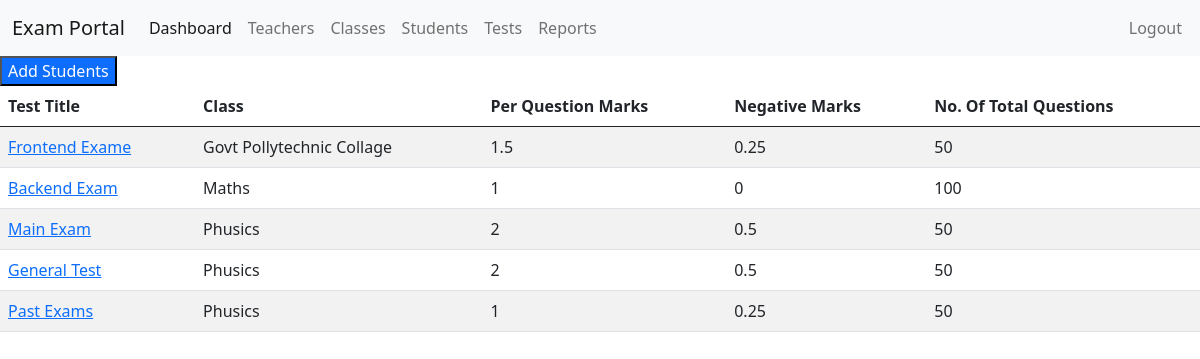
Page /tests.php (signed in) on the earlier database version.
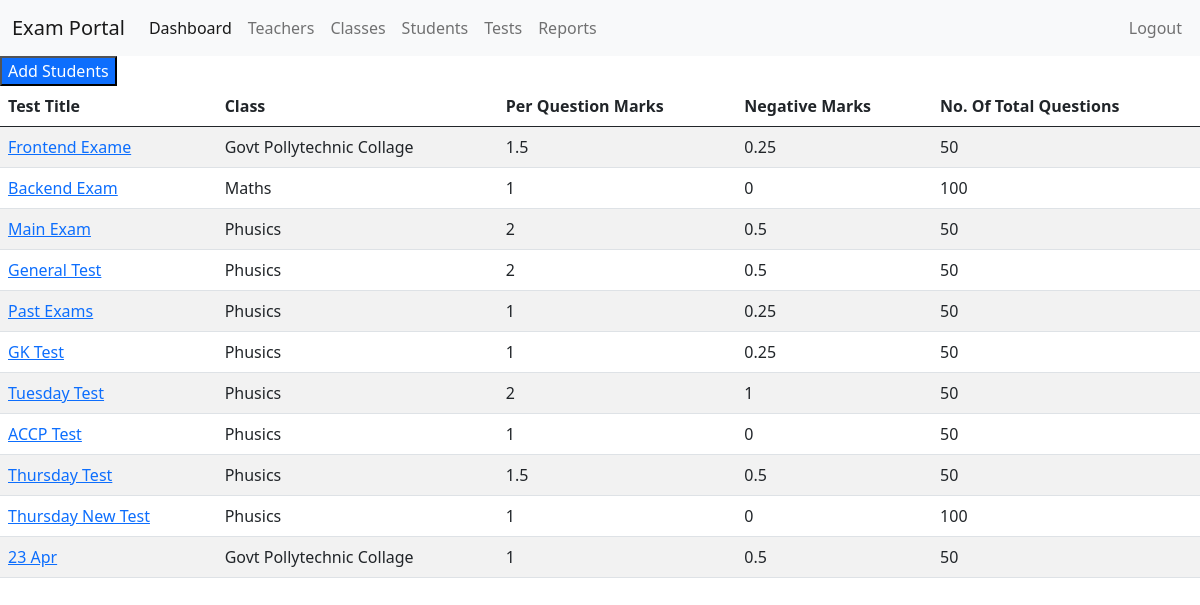
Same page on the later database version.
### tables this page shows
CREATE TABLE `tests` (
  `test_id` int(11) NOT NULL,
  `test_title` varchar(255) NOT NULL,
  `class_id` int(11) NOT NULL,
  `nagetive_marks` float NOT NULL DEFAULT 0,
  `per_question_marks` float NOT NULL DEFAULT 1,
  `no_of_questions` int(11) NOT NULL DEFAULT 1,
  `test_date` date NOT NULL DEFAULT current_timestamp(),
  `test_start_time` time NOT NULL,
  `test_end_time` time NOT NULL,
  `created_date` datetime NOT NULL DEFAULT current_timestamp(),
  `status` tinyint(4) NOT NULL DEFAULT 1
);

CREATE TABLE `classes` (
  `class_Id` int(11) NOT NULL,
  `class_name` varchar(255) NOT NULL,
  `class_teacher` int(11) NOT NULL,
  `class_time` time NOT NULL,
  `create_date` datetime NOT NULL DEFAULT current_timestamp(),
  `class_status` tinyint(2) NOT NULL DEFAULT 1
);

### tests.php (the view)
<?php
include('header.php');
include('navbar.php');
$db = mysqli_connect('localhost','root','','ex_portal');
$tests = $db->query("SELECT * FROM tests INNER JOIN classes ON classes.class_id = tests.class_id");
?>
<a href="testadd.php"> <button class="bg-primary text-white"> Add Students </button></a>
<table id="example" class="table table-striped" style="width:100%">
        <thead>
            <tr>
                <th>Test Title</th>
                <th>Class</th>
                <th>Per Question Marks</th>
                <th>Negative Marks</th>
                <th>No. Of Total Questions</th>
            </tr>
        </thead>
        <tbody>
            <?php foreach($tests as $tst) {?>
            <tr>
                <td> <a href="questions.php?id=<?php echo $tst['test_id'];?>"><?php echo $tst['test_title'];?></a></td>
                <td> <?php echo $tst['class_name'];?></td>
                <td> <?php echo $tst['per_question_marks'];?></td>
                <td> <?php echo $tst['nagetive_marks'];?></td>
                <td> <?php echo $tst['no_of_questions'];?></td>
            </tr>
            <?php } ?>
    </tbody>
</table>
<?php include('footer.php'); ?>

Differences in the rows shown:
added tests: test_title "GK Test", class.class_name "Phusics", per_question_marks "1", nagetive_marks "0.25", no_of_questions "50"
added tests: test_title "Tuesday Test", class.class_name "Phusics", per_question_marks "2", nagetive_marks "1", no_of_questions "50"
added tests: test_title "ACCP Test", class.class_name "Phusics", per_question_marks "1", nagetive_marks "0", no_of_questions "50"
added tests: test_title "Thursday Test", class.class_name "Phusics", per_question_marks "1.5", nagetive_marks "0.5", no_of_questions "50"
added tests: test_title "Thursday New Test", class.class_name "Phusics", per_question_marks "1", nagetive_marks "0", no_of_questions "100"
added tests: test_title "23 Apr", class.class_name "Govt Pollytechnic Collage", per_question_marks "1", nagetive_marks "0.5", no_of_questions "50"
